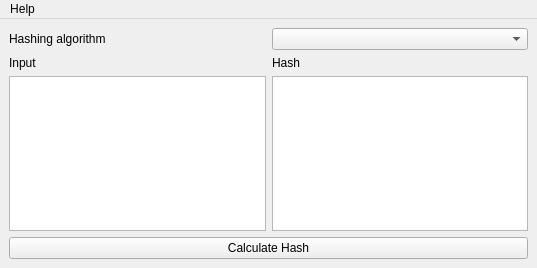
<?xml version="1.0" encoding="UTF-8"?>
<ui version="4.0">
 <class>MainWindow</class>
 <widget class="QMainWindow" name="MainWindow">
  <property name="geometry">
   <rect>
    <x>0</x>
    <y>0</y>
    <width>537</width>
    <height>268</height>
   </rect>
  </property>
  <property name="windowTitle">
   <string>Hash Generator</string>
  </property>
  <widget class="QWidget" name="centralwidget">
   <layout class="QVBoxLayout" name="verticalLayout_3">
    <item>
     <layout class="QHBoxLayout" name="layoutAlgorithm">
      <item>
       <widget class="QLabel" name="lblAlgorithm">
        <property name="text">
         <string>Hashing algorithm</string>
        </property>
       </widget>
      </item>
      <item>
       <widget class="QComboBox" name="cbAlgorithm"/>
      </item>
     </layout>
    </item>
    <item>
     <layout class="QHBoxLayout" name="layoutInputHash">
      <item>
       <layout class="QVBoxLayout" name="layoutInput">
        <item>
         <widget class="QLabel" name="lblInput">
          <property name="text">
           <string>Input</string>
          </property>
         </widget>
        </item>
        <item>
         <widget class="QPlainTextEdit" name="textInput"/>
        </item>
       </layout>
      </item>
      <item>
       <layout class="QVBoxLayout" name="layoutHash">
        <item>
         <widget class="QLabel" name="lblHash">
          <property name="text">
           <string>Hash</string>
          </property>
         </widget>
        </item>
        <item>
         <widget class="QPlainTextEdit" name="textHash">
          <property name="readOnly">
           <bool>true</bool>
          </property>
         </widget>
        </item>
       </layout>
      </item>
     </layout>
    </item>
    <item>
     <widget class="QPushButton" name="btnCalculateHash">
      <property name="text">
       <string>Calculate Hash</string>
      </property>
     </widget>
    </item>
   </layout>
  </widget>
  <widget class="QMenuBar" name="menuBar">
   <property name="geometry">
    <rect>
     <x>0</x>
     <y>0</y>
     <width>537</width>
     <height>22</height>
    </rect>
   </property>
   <widget class="QMenu" name="menuHelp">
    <property name="title">
     <string>Help</string>
    </property>
    <addaction name="actionAbout"/>
    <addaction name="actionAboutQt"/>
   </widget>
   <addaction name="menuHelp"/>
  </widget>
  <action name="actionAbout">
   <property name="text">
    <string>About</string>
   </property>
  </action>
  <action name="actionAboutQt">
   <property name="text">
    <string>About Qt</string>
   </property>
  </action>
 </widget>
 <resources/>
 <connections/>
</ui>
